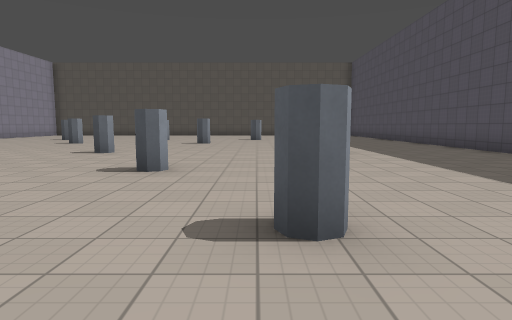
View 1 (above)

17 first-person views from a walk through a 3-D level made in the Godot game engine. The camera is 1.4 m above the floor, tilts 6° down and sees 75° across. The floor is counted in squares, 2 m on a side. Each view is taken from the middle of a square. On the plan, view 1 faces up. The plan holds only what a view shows up to about 10 squares ahead; the rest is blank. Surface patterns are stand-ins for the level's own textures.

View 2
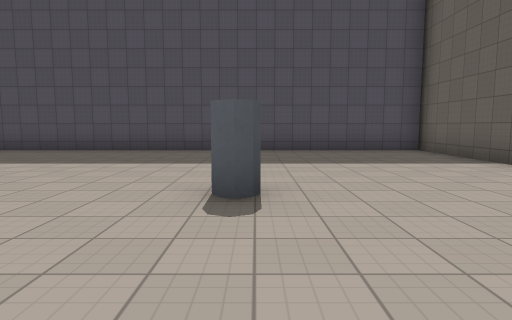

View 3
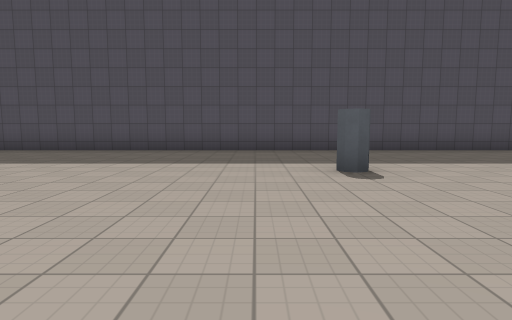

View 4
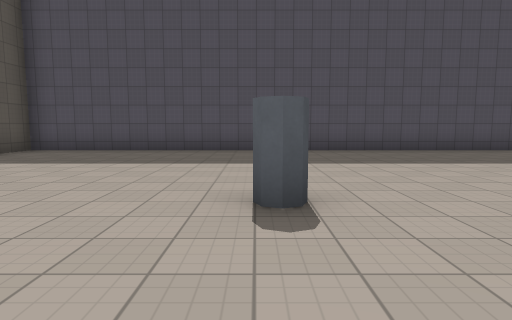

View 5
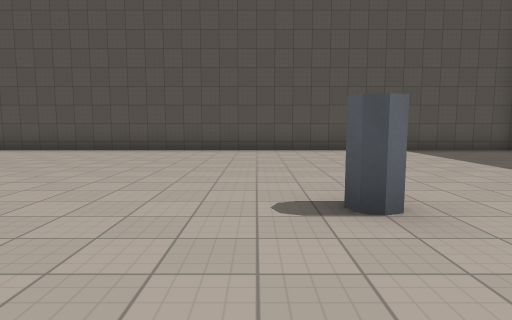

View 6
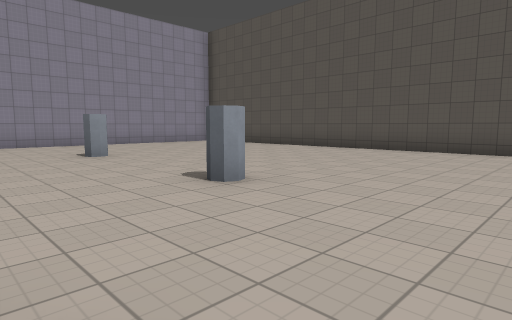

View 7
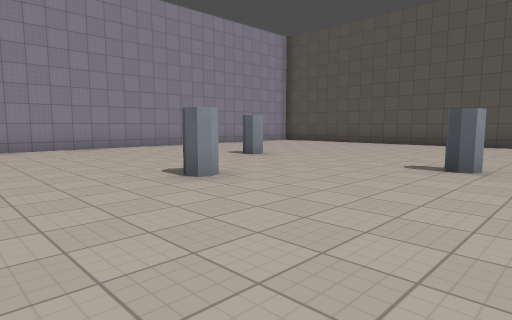

View 8
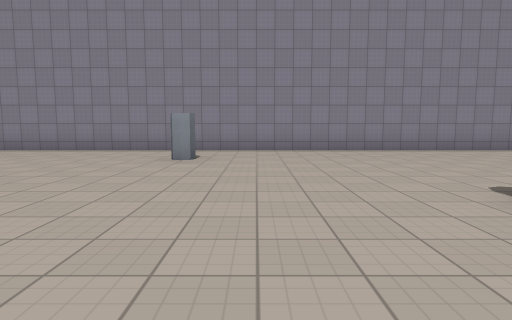

View 9
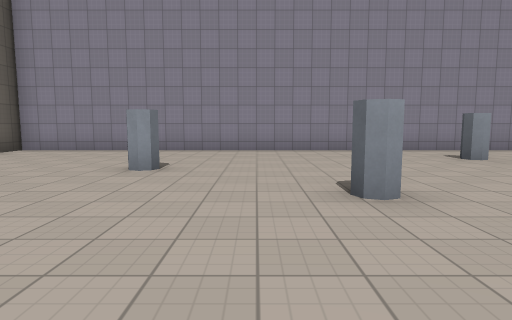

View 10
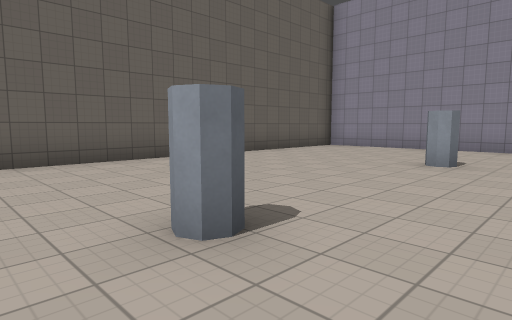

View 11
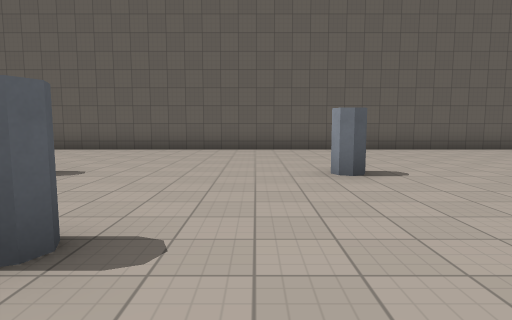

View 12
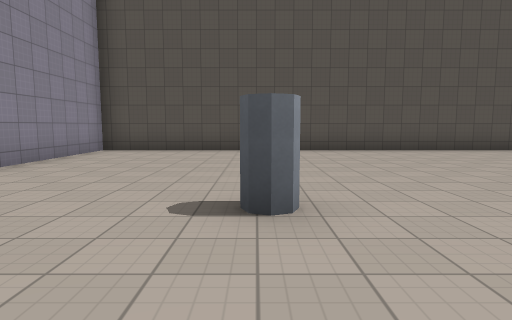

View 13
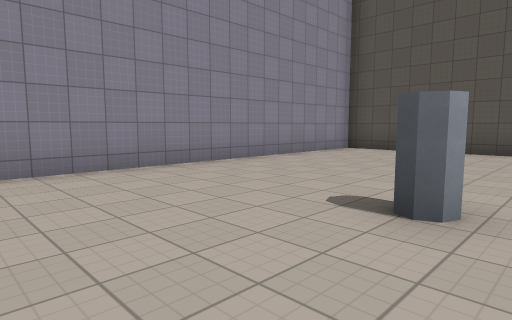

View 14
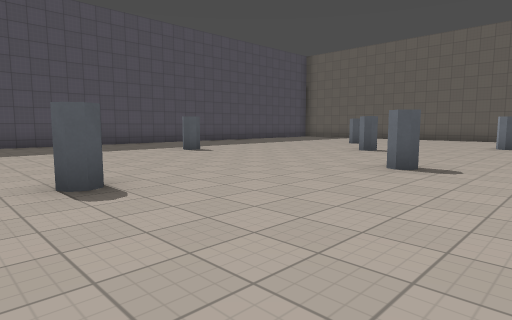

View 15
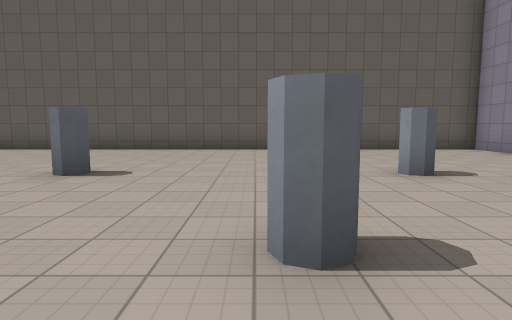

View 16
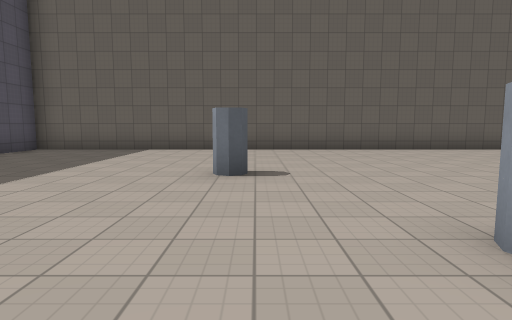

View 17
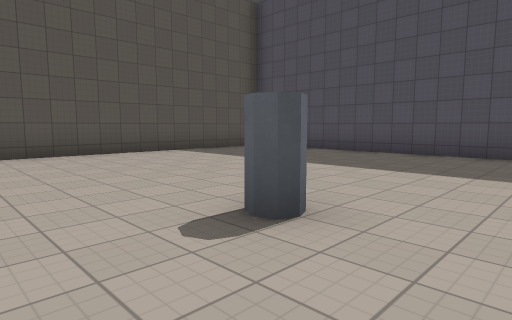

### Floor plan
Key: @ floor where view 1 was taken; # wall or solid block; . floor.
Columns run from 14 left of view 1 to 7 right of it. Each row starts with its distance up from view 1.
 23 ######################
 22 #....................#
 21 #....................#
 20 #....................#
 19 #....................#
 18 #....................#
 17 #....................#
 16 #....#....#...#......#
 15 #....................#
 14 #....................#
 13 #......#....#........#
 12 #....................#
 11 #....................#
 10 #....................#
  9 #....................#
  8 #..#......#.....#....#
  7 #....................#
  6 #....................#
  5 #......#....#........#
  4 #....................#
  3 #....................#
  2 #....#....#...#......#
  1 #....................#
  0 #.............@......#
 -1 #....................#
 -2 #....................#
 -3 ######################

Positions as (right, up) in squares from view 1, and headings:
1: (0, 0), facing up
2: (-3, 2), facing right
3: (-3, 10), facing right
4: (-3, 16), facing right
5: (-1, 13), facing up
6: (-1, 13), facing up-left
7: (-3, 10), facing up-left
8: (-4, 10), facing left
9: (-4, 4), facing left
10: (-3, 4), facing down-left
11: (-3, 7), facing down
12: (-9, 13), facing up
13: (-8, 13), facing up-left
14: (-6, 14), facing down-right
15: (-7, 7), facing down
16: (0, 7), facing down
17: (-2, 14), facing up-right
